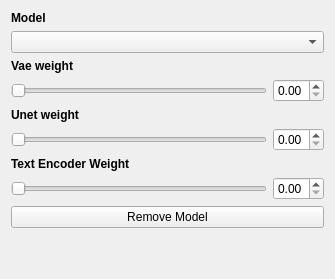
<?xml version="1.0" encoding="UTF-8"?>
<ui version="4.0">
 <class>model_merger_model</class>
 <widget class="QWidget" name="model_merger_model">
  <property name="geometry">
   <rect>
    <x>0</x>
    <y>0</y>
    <width>335</width>
    <height>279</height>
   </rect>
  </property>
  <property name="sizePolicy">
   <sizepolicy hsizetype="Preferred" vsizetype="MinimumExpanding">
    <horstretch>0</horstretch>
    <verstretch>0</verstretch>
   </sizepolicy>
  </property>
  <property name="minimumSize">
   <size>
    <width>0</width>
    <height>100</height>
   </size>
  </property>
  <property name="windowTitle">
   <string>Form</string>
  </property>
  <layout class="QGridLayout" name="gridLayout">
   <item row="9" column="0">
    <spacer name="verticalSpacer">
     <property name="orientation">
      <enum>Qt::Vertical</enum>
     </property>
     <property name="sizeHint" stdset="0">
      <size>
       <width>20</width>
       <height>40</height>
      </size>
     </property>
    </spacer>
   </item>
   <item row="7" column="0">
    <layout class="QHBoxLayout" name="horizontalLayout_3">
     <item>
      <widget class="QSlider" name="text_encoder_weight_slider">
       <property name="maximum">
        <number>100</number>
       </property>
       <property name="orientation">
        <enum>Qt::Horizontal</enum>
       </property>
      </widget>
     </item>
     <item>
      <widget class="QDoubleSpinBox" name="text_encoder_weight_spinbox">
       <property name="maximum">
        <double>1.000000000000000</double>
       </property>
      </widget>
     </item>
    </layout>
   </item>
   <item row="3" column="0">
    <layout class="QHBoxLayout" name="horizontalLayout">
     <item>
      <widget class="QSlider" name="vae_weight_slider">
       <property name="maximum">
        <number>100</number>
       </property>
       <property name="orientation">
        <enum>Qt::Horizontal</enum>
       </property>
      </widget>
     </item>
     <item>
      <widget class="QDoubleSpinBox" name="vae_weight_spinbox">
       <property name="maximum">
        <double>1.000000000000000</double>
       </property>
      </widget>
     </item>
    </layout>
   </item>
   <item row="0" column="0">
    <widget class="QLabel" name="model_label">
     <property name="font">
      <font>
       <bold>true</bold>
      </font>
     </property>
     <property name="text">
      <string>Model</string>
     </property>
    </widget>
   </item>
   <item row="1" column="0">
    <widget class="QComboBox" name="models"/>
   </item>
   <item row="8" column="0">
    <widget class="QPushButton" name="model_delete_button">
     <property name="text">
      <string>Remove Model</string>
     </property>
    </widget>
   </item>
   <item row="5" column="0">
    <layout class="QHBoxLayout" name="horizontalLayout_2">
     <item>
      <widget class="QSlider" name="unet_weight_slider">
       <property name="maximum">
        <number>100</number>
       </property>
       <property name="orientation">
        <enum>Qt::Horizontal</enum>
       </property>
      </widget>
     </item>
     <item>
      <widget class="QDoubleSpinBox" name="unet_weight_spinbox">
       <property name="maximum">
        <double>1.000000000000000</double>
       </property>
      </widget>
     </item>
    </layout>
   </item>
   <item row="4" column="0">
    <widget class="QLabel" name="label_2">
     <property name="font">
      <font>
       <bold>true</bold>
      </font>
     </property>
     <property name="text">
      <string>Unet weight</string>
     </property>
    </widget>
   </item>
   <item row="2" column="0">
    <widget class="QLabel" name="label">
     <property name="font">
      <font>
       <bold>true</bold>
      </font>
     </property>
     <property name="text">
      <string>Vae weight</string>
     </property>
    </widget>
   </item>
   <item row="6" column="0">
    <widget class="QLabel" name="label_3">
     <property name="font">
      <font>
       <bold>true</bold>
      </font>
     </property>
     <property name="text">
      <string>Text Encoder Weight</string>
     </property>
    </widget>
   </item>
  </layout>
 </widget>
 <resources/>
 <connections/>
</ui>
